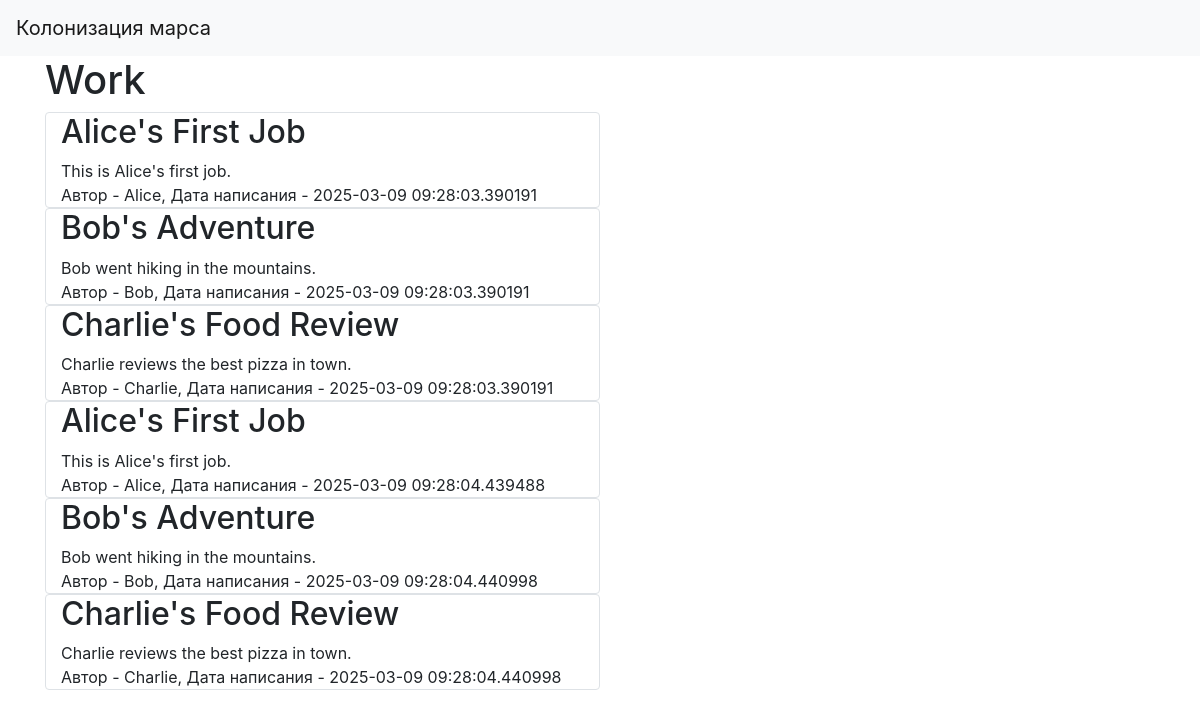
Before: / with the older database file.
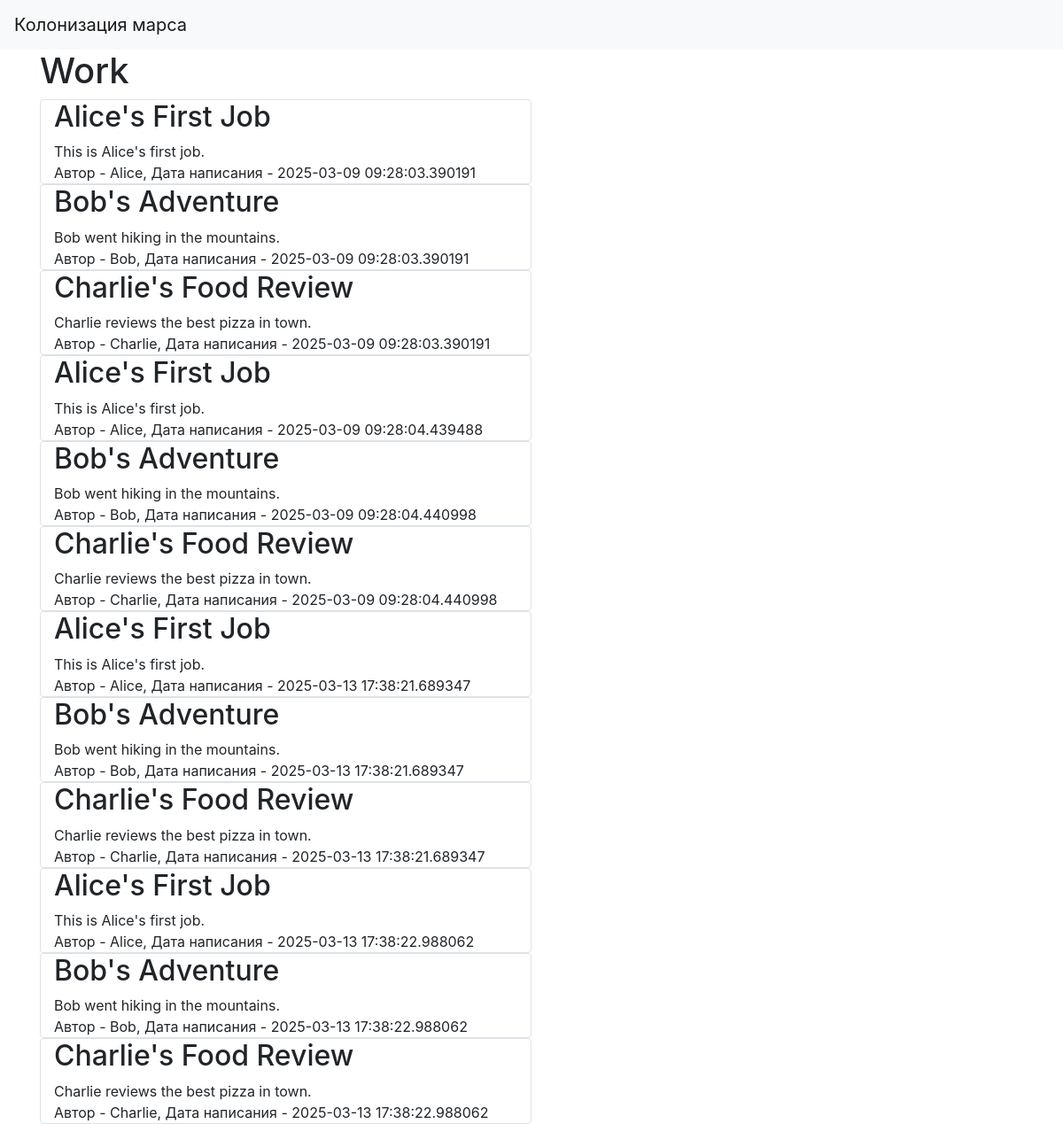
After: the same page with the newer database file.
### data/jobs.py (models this page shows, shortened)
class Jobs(SqlAlchemyBase):
    __tablename__ = 'jobs'
    id = sqlalchemy.Column(sqlalchemy.Integer, primary_key=True, autoincrement=True)
    title = sqlalchemy.Column(sqlalchemy.String, nullable=True)
    content = sqlalchemy.Column(sqlalchemy.String, nullable=True)
    created_date = sqlalchemy.Column(sqlalchemy.DateTime, default=datetime.datetime.now)
    is_private = sqlalchemy.Column(sqlalchemy.Boolean, default=True)
    duration = sqlalchemy.Column(sqlalchemy.Integer, nullable=True)  # Продолжительность в часах
    team_ids = sqlalchemy.Column(sqlalchemy.String, nullable=True)  # Список ID команды
    user_id = sqlalchemy.Column(sqlalchemy.Integer, sqlalchemy.ForeignKey("users.id"))
    user = orm.relationship('User', back_populates='jobs')

### data/users.py (models this page shows, shortened)
class User(SqlAlchemyBase):
    __tablename__ = 'users'
    id = sqlalchemy.Column(sqlalchemy.Integer, primary_key=True, autoincrement=True)
    name = sqlalchemy.Column(sqlalchemy.String, nullable=True)
    about = sqlalchemy.Column(sqlalchemy.String, nullable=True)
    email = sqlalchemy.Column(sqlalchemy.String, index=True, unique=True, nullable=True)
    hashed_password = sqlalchemy.Column(sqlalchemy.String, nullable=True)
    created_date = sqlalchemy.Column(sqlalchemy.DateTime, default=datetime.datetime.now)
    jobs = orm.relationship("Jobs", back_populates='user')

### main.py (the view)
@app.route("/")
def index():
    db_sess = db_session.create_session()
    jobs = db_sess.query(Jobs).filter(Jobs.is_private != True).all()  # Получаем все публичные записи
    return render_template("index.html", news=jobs)

### data/db_session.py (called while the page is built)
def create_session() -> Session:
    global __factory
    return __factory()

### templates/index.html
{% extends "base.html" %}
{% block content %}
<h1>Work</h1>
{% for item in news %}
<div class="col-md-6 border rounded">
    <h2>{{ item.title }}</h2>
    <div>
        {{ item.content }}
    </div>
    <div>
        Автор - {{ item.user.name }}, Дата написания - {{ item.created_date }}
    </div>
</div>
{% endfor %}
{% endblock %}

### templates/base.html (shortened to what this page needs)
<!doctype html>
<html lang="en">
<head>
    <link rel="stylesheet"
          href="https://stackpath.bootstrapcdn.com/bootstrap/4.4.1/css/bootstrap.min.css"
>
</head>
<body>
<header>
    <nav class="navbar navbar-light bg-light">
        <a class="navbar-brand" href="#">Колонизация марса</a>
    </nav>
</header>
<main role="main" class="container">
    {% block content %}{% endblock %}
</main>
</body>
</html>

Changed rows visible on the page:
added Jobs: title "Alice's First Job", content "This is Alice's first job.", user.name "Alice", created_date "2025-03-13 17:38:21.689347"
added Jobs: title "Bob's Adventure", content "Bob went hiking in the mountains.", user.name "Bob", created_date "2025-03-13 17:38:21.689347"
added Jobs: title "Charlie's Food Review", content "Charlie reviews the best pizza in town.", user.name "Charlie", created_date "2025-03-13 17:38:21.689347"
added Jobs: title "Alice's First Job", content "This is Alice's first job.", user.name "Alice", created_date "2025-03-13 17:38:22.988062"
added Jobs: title "Bob's Adventure", content "Bob went hiking in the mountains.", user.name "Bob", created_date "2025-03-13 17:38:22.988062"
added Jobs: title "Charlie's Food Review", content "Charlie reviews the best pizza in town.", user.name "Charlie", created_date "2025-03-13 17:38:22.988062"
